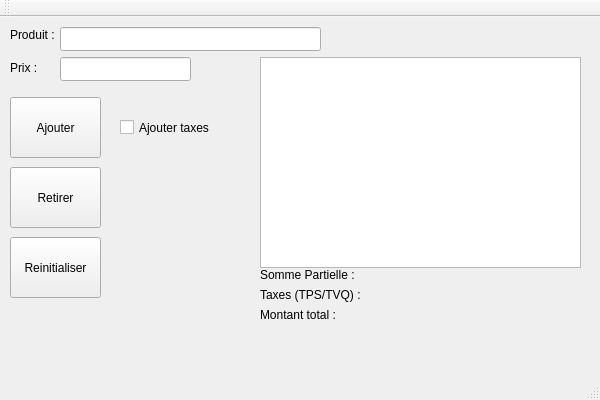
<?xml version="1.0" encoding="UTF-8"?>
<ui version="4.0">
 <class>TD6_Class</class>
 <widget class="QMainWindow" name="TD6_Class">
  <property name="geometry">
   <rect>
    <x>0</x>
    <y>0</y>
    <width>600</width>
    <height>400</height>
   </rect>
  </property>
  <property name="windowTitle">
   <string>TD6_</string>
  </property>
  <widget class="QWidget" name="centralWidget">
   <widget class="QLineEdit" name="descriptionLineEdit">
    <property name="geometry">
     <rect>
      <x>60</x>
      <y>10</y>
      <width>261</width>
      <height>24</height>
     </rect>
    </property>
    <property name="text">
     <string/>
    </property>
   </widget>
   <widget class="QLineEdit" name="prixLineEdit">
    <property name="geometry">
     <rect>
      <x>60</x>
      <y>40</y>
      <width>131</width>
      <height>24</height>
     </rect>
    </property>
    <property name="text">
     <string/>
    </property>
   </widget>
   <widget class="QPushButton" name="ajouterButton">
    <property name="geometry">
     <rect>
      <x>10</x>
      <y>80</y>
      <width>91</width>
      <height>61</height>
     </rect>
    </property>
    <property name="text">
     <string>Ajouter</string>
    </property>
   </widget>
   <widget class="QPushButton" name="retirerButton">
    <property name="geometry">
     <rect>
      <x>10</x>
      <y>150</y>
      <width>91</width>
      <height>61</height>
     </rect>
    </property>
    <property name="text">
     <string>Retirer</string>
    </property>
   </widget>
   <widget class="QPushButton" name="reinitialiserButton">
    <property name="geometry">
     <rect>
      <x>10</x>
      <y>220</y>
      <width>91</width>
      <height>61</height>
     </rect>
    </property>
    <property name="text">
     <string>Reinitialiser</string>
    </property>
   </widget>
   <widget class="QCheckBox" name="checkBox">
    <property name="geometry">
     <rect>
      <x>120</x>
      <y>80</y>
      <width>91</width>
      <height>61</height>
     </rect>
    </property>
    <property name="text">
     <string>Ajouter taxes</string>
    </property>
   </widget>
   <widget class="QListWidget" name="articlesList">
    <property name="geometry">
     <rect>
      <x>260</x>
      <y>40</y>
      <width>321</width>
      <height>211</height>
     </rect>
    </property>
   </widget>
   <widget class="QLabel" name="sanstaxes">
    <property name="geometry">
     <rect>
      <x>260</x>
      <y>250</y>
      <width>101</width>
      <height>16</height>
     </rect>
    </property>
    <property name="text">
     <string>Somme Partielle :</string>
    </property>
   </widget>
   <widget class="QLabel" name="taxes">
    <property name="geometry">
     <rect>
      <x>260</x>
      <y>270</y>
      <width>101</width>
      <height>16</height>
     </rect>
    </property>
    <property name="text">
     <string>Taxes (TPS/TVQ) :</string>
    </property>
   </widget>
   <widget class="QLabel" name="total">
    <property name="geometry">
     <rect>
      <x>260</x>
      <y>290</y>
      <width>91</width>
      <height>16</height>
     </rect>
    </property>
    <property name="text">
     <string>Montant total :</string>
    </property>
   </widget>
   <widget class="QLabel" name="produit">
    <property name="geometry">
     <rect>
      <x>10</x>
      <y>10</y>
      <width>51</width>
      <height>16</height>
     </rect>
    </property>
    <property name="text">
     <string>Produit : </string>
    </property>
   </widget>
   <widget class="QLabel" name="prix">
    <property name="geometry">
     <rect>
      <x>10</x>
      <y>40</y>
      <width>49</width>
      <height>21</height>
     </rect>
    </property>
    <property name="text">
     <string>Prix : </string>
    </property>
   </widget>
   <widget class="QLabel" name="totalAvantTaxesLabel">
    <property name="geometry">
     <rect>
      <x>360</x>
      <y>250</y>
      <width>49</width>
      <height>16</height>
     </rect>
    </property>
    <property name="text">
     <string/>
    </property>
   </widget>
   <widget class="QLabel" name="totalTaxesLabel">
    <property name="geometry">
     <rect>
      <x>360</x>
      <y>270</y>
      <width>49</width>
      <height>16</height>
     </rect>
    </property>
    <property name="text">
     <string/>
    </property>
   </widget>
   <widget class="QLabel" name="totalAPayerLabel">
    <property name="geometry">
     <rect>
      <x>360</x>
      <y>290</y>
      <width>49</width>
      <height>16</height>
     </rect>
    </property>
    <property name="text">
     <string/>
    </property>
   </widget>
  </widget>
  <widget class="QMenuBar" name="menuBar">
   <property name="geometry">
    <rect>
     <x>0</x>
     <y>0</y>
     <width>600</width>
     <height>21</height>
    </rect>
   </property>
  </widget>
  <widget class="QToolBar" name="mainToolBar">
   <attribute name="toolBarArea">
    <enum>TopToolBarArea</enum>
   </attribute>
   <attribute name="toolBarBreak">
    <bool>false</bool>
   </attribute>
  </widget>
  <widget class="QStatusBar" name="statusBar"/>
 </widget>
 <layoutdefault spacing="6" margin="11"/>
 <resources>
  <include location="affichage.qrc"/>
 </resources>
 <connections/>
</ui>
